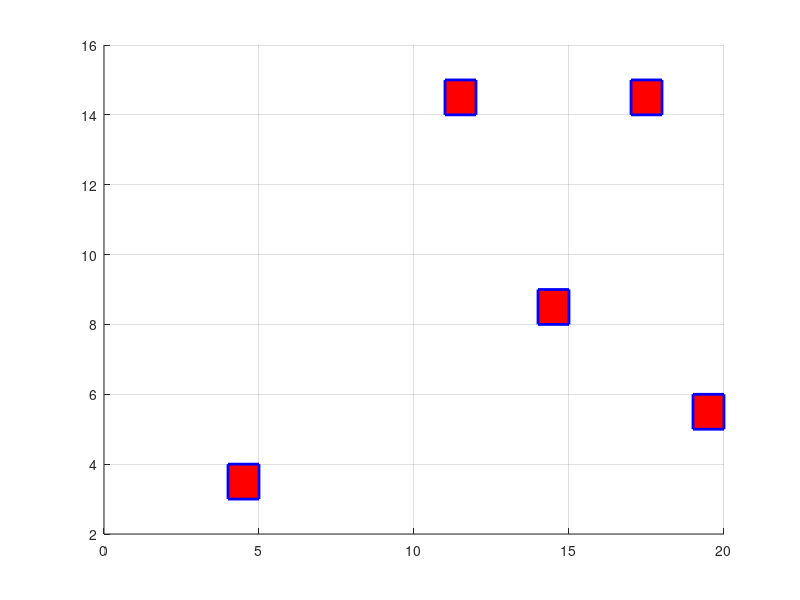

This figure's MATLAB source:

% randperm (20,20)
% for i=20;
%     if s==5;
%         rectangle('Position', [RSi],'edgecolor','b','FaceColor',[1 0 0], 'Linewidth', 2);
%     end
% % end
% [X,Y,Z] = peaks; 
% surf(X,Y,Z)
% grid on
% hold on
% x = linspace(0,10);
% y = sin(x);
% plot(x,y)
% grid on
tic
clear all
close all
clc
np=25;
a=1;
b=10;
r=20;
c=20;
sense_th=9.7;
% sense: sensitivity

% sense=10*rand(20,20); 
sense= a+(b-a).*rand(r,c) % generate random no in the interval (a,b) having row, column matrix of (r,c) 
 
% sense=randi([1 10],20,20); % generate random ingeters from 1-10 [1 10] having 20 by 20 matrix 

  j=sense';
for i=1:length(sense)
  for k=1:length(j);
%  for i=2:length(sense)-1; 
%   for k=2:length(j)-1;
%     s=Sense(i)+ Sense(j);
    
%     if Sense(i),j(k)>15
     if sense(i,k)>sense_th
        SR=sense(i,k);
        region.SR(i,k)=SR;
        sr=cat(1,region.SR);
      else
%           sense(i,k)=0;
    end
  end
end
% plot(sr);
% plot (x(i),y(j))
% rectangle('Position', [i j 1 1],'edgecolor','b','FaceColor',[1 0 0], 'Linewidth', 2);

%     sr=sr*100;
%   [row col value]=find(sr>0,6)
    [row col value]=find(sr>0)
    
    for cntr = 1:length(value)
        h1=max(row)
        h2=max(col)
    if row(cntr) <h1 & col(cntr)<h2 % do not make rectangle on the indexes of 20, 20 because
                                    % it goes out the 20x20 grid due to rentangle lenght of [1 1] 
    if row(cntr)~= 2 && col(cntr)~= 2
    if row(cntr)~= 18 && col(cntr)~= 19
        
    rectangle('Position', [row(cntr) col(cntr) 1 1],'edgecolor','b','FaceColor',[1 0 0], 'Linewidth', 2);
    grid on
    end
    end
    end
    end
   toc 
    
% spath.Xs=[];
% spath.ys=[];
% a=20;
% b=20;
% x=randperm (a,10);
% y=randperm (b,10);
%

   